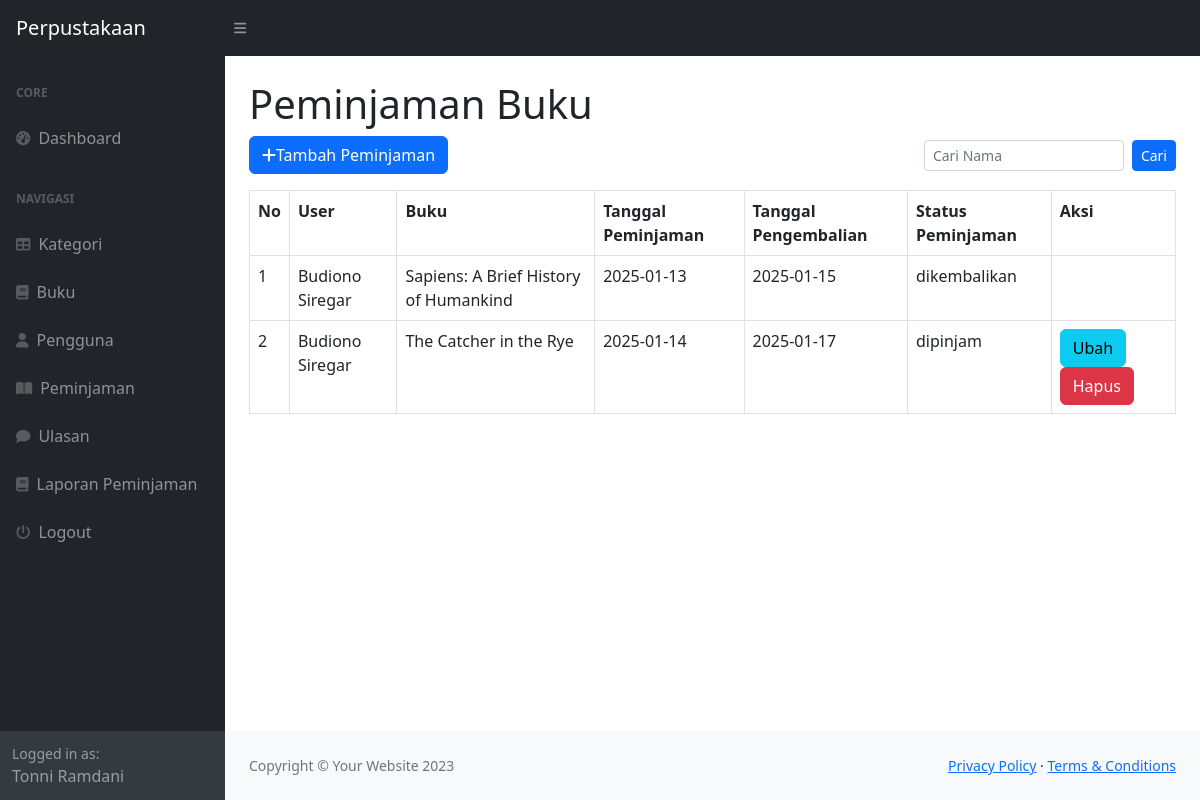
The app's page /index.php?page=peminjaman (signed in), older data.
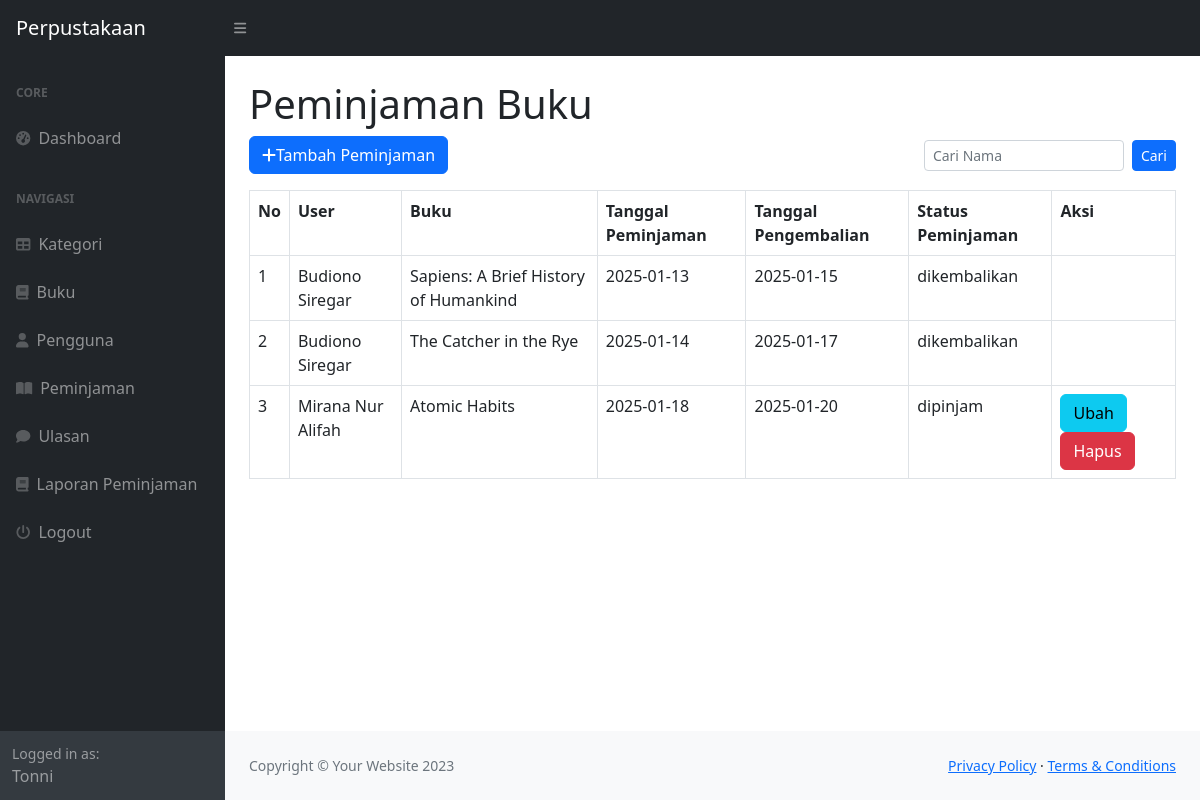
The same page, newer data.
### tables this page shows
CREATE TABLE `peminjaman` (
  `id_peminjaman` int NOT NULL,
  `id_user` int DEFAULT NULL,
  `id_buku` int DEFAULT NULL,
  `tanggal_peminjaman` varchar(255) DEFAULT NULL,
  `tanggal_pengembalian` varchar(255) DEFAULT NULL,
  `status_peminjaman` enum('dipinjam','dikembalikan') DEFAULT NULL
);

CREATE TABLE `user` (
  `id_user` int NOT NULL,
  `nama` varchar(255) DEFAULT NULL,
  `username` varchar(255) DEFAULT NULL,
  `password` varchar(255) DEFAULT NULL,
  `email` varchar(255) DEFAULT NULL,
  `alamat` text,
  `no_telepon` varchar(255) DEFAULT NULL,
  `level` enum('admin','peminjam') DEFAULT NULL
);

CREATE TABLE `buku` (
  `id_buku` int NOT NULL,
  `id_kategori` int DEFAULT NULL,
  `judul` varchar(255) DEFAULT NULL,
  `penulis` varchar(255) DEFAULT NULL,
  `penerbit` varchar(255) DEFAULT NULL,
  `tahun_terbit` varchar(255) DEFAULT NULL,
  `deskripsi` text
);

### peminjaman.php (the view, shortened to what the changed rows need)
<h1 class="mt-4">
    <?php
    $title = $_SESSION['user']['level'] == 'admin' ? "Peminjaman Buku" : "Pinjam Buku";
    echo "$title";
    ?>
</h1>
<div class="row">
    <div class="col-md-12">
        <table class="table table-bordered" id="dataTable" width="100%" cellspacin="5">
            <tr>
                <th>No</th>
                <th>User</th>
                <th>Buku</th>
                <th>Tanggal Peminjaman</th>
                <th>Tanggal Pengembalian</th>
                <th>Status Peminjaman</th>
                <?php
                if ($_SESSION['user']['level'] == 'admin') {
                ?>
                    <th>Aksi</th>
                <?php
                }
                ?>
            </tr>
            <?php
            $i = 1;
            if ($_SESSION['user']['level'] != 'admin') {
                $query = mysqli_query($koneksi, "SELECT * FROM peminjaman LEFT JOIN user on user.id_user = peminjaman.id_user LEFT JOIN buku on buku.id_buku = peminjaman.id_buku WHERE peminjaman.id_user=" . $_SESSION['user']['id_user']);
            } else {
                $sql = "SELECT * FROM peminjaman LEFT JOIN user on user.id_user = peminjaman.id_user LEFT JOIN buku on buku.id_buku = peminjaman.id_buku";
                $query = mysqli_query($koneksi, $sql);
            }
            while ($data = mysqli_fetch_array($query)) {
            ?>
                <tr>
                    <td><?php echo $i++ ?></td>
                    <td><?php echo $data['nama']; ?></td>
                    <td><?php echo $data['judul']; ?></td>
                    <td><?php echo $data['tanggal_peminjaman']; ?></td>
                    <td><?php echo $data['tanggal_pengembalian']; ?></td>
                    <td><?php echo $data['status_peminjaman']; ?></td>
                    <?php
                    if ($_SESSION['user']['level'] == 'admin') {
                    ?>
                        <td>
                            <?php
                            if ($data['status_peminjaman'] != 'dikembalikan') {
                            ?>
                                <a href="?page=peminjaman_ubah&&id=<?php echo $data['id_peminjaman']; ?>" class="btn btn-info">Ubah</a>
                                <a onclick="return confirm('Apakah Anda Akan menghapus data ini')" href="?page=peminjaman_hapus&&id=<?php echo $data['id_peminjaman']; ?>" class="btn btn-danger">Hapus</a>
                            <?php
                            }
                            ?>
                        </td>
                    <?php
                    }
                    ?>
                <tr>
                <?php
            }
                ?>
        </table>
    </div>
</div>

### index.php (shortened to what the changed rows need)
<!DOCTYPE html>
<html lang="en">
<head>
    <link href="https://cdn.jsdelivr.net/npm/simple-datatables@7.1.2/dist/style.min.css" rel="stylesheet" />
    <link href="css/styles.css" rel="stylesheet" />
</head>
<body class="sb-nav-fixed">
    <div id="layoutSidenav">
        <div id="layoutSidenav_nav">
            <nav class="sb-sidenav accordion sb-sidenav-dark" id="sidenavAccordion">
                <div class="sb-sidenav-menu">
                    <div class="nav">
                    </div>
                </div>
                <div class="sb-sidenav-footer">
                    <div class="small">Logged in as:</div>
                    <?php
                    echo $_SESSION['user']['nama'];
                    ?>
                </div>
            </nav>
        </div>
        <div id="layoutSidenav_content">
            <main>
                <div class="container-fluid px-4">
                    <?php
                    $page = isset($_GET['page']) ? $_GET['page'] : 'home';
                    if (file_exists($page . ".php")) {
                        include $page . ".php";
                    } else {
                        include "404.php";
                    }
                    ?>
                </div>
            </main>
        </div>
    </div>
</body>
</html>

Row changes from the older to the newer data that the page shows:
changed peminjaman "The Catcher in the Rye": status_peminjaman "dipinjam" → "dikembalikan"; no longer shows "Ubah Hapus"
added peminjaman: id_user.nama "Mirana Nur Alifah", id_buku.judul "Atomic Habits", tanggal_peminjaman "2025-01-18", tanggal_pengembalian "2025-01-20", status_peminjaman "dipinjam"
Text that changed along with them:
$_SESSION['user']['nama']: "Tonni Ramdani" → "Tonni"
